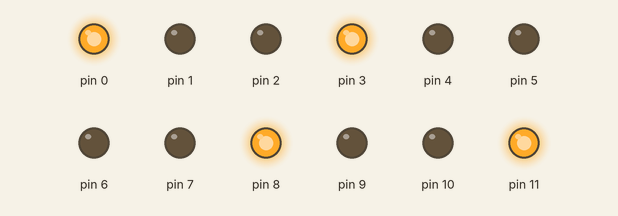
Bench run of a sketch on a simulated Arduino Uno, built with avr-gcc and run on an emulated ATmega328P. Shown: output pins drawn as LEDs (lit = HIGH).

Above: at 5.0 s.
At 11.2 s:
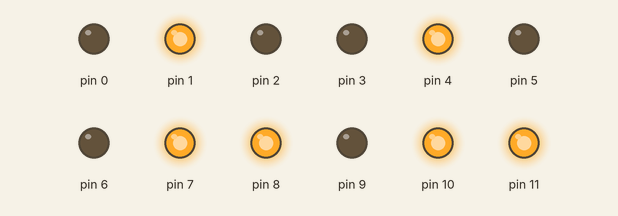
At 17.5 s:
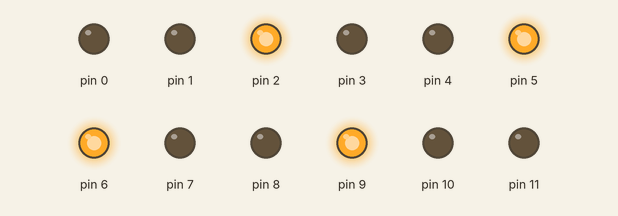
At 23.7 s:
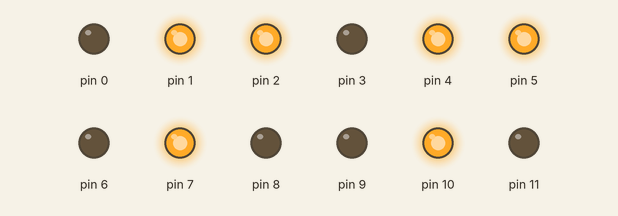
Timing chart, 0 to 32.5 s (numbered marks = the images above):
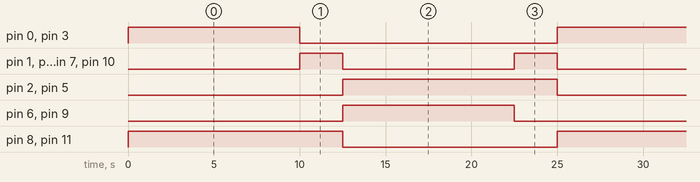

The sketch:

traffic_lights_arduino.ino
```cpp
void setup() {
  // put your setup code here, to run once:
  pinMode(0, OUTPUT);
  pinMode(1, OUTPUT);
  pinMode(2, OUTPUT);

  pinMode(3, OUTPUT);
  pinMode(4, OUTPUT);
  pinMode(5, OUTPUT);

  pinMode(6, OUTPUT);
  pinMode(7, OUTPUT);
  pinMode(8, OUTPUT);

  pinMode(9, OUTPUT);
  pinMode(10, OUTPUT);
  pinMode(11, OUTPUT);
}

void loop() {
  // put your main code here, to run repeatedly:
  digitalWrite(0, HIGH);
  digitalWrite(1, LOW);
  digitalWrite(2, LOW);

  digitalWrite(3, HIGH);
  digitalWrite(4, LOW);
  digitalWrite(5, LOW);

  digitalWrite(6, LOW);
  digitalWrite(7, LOW);
  digitalWrite(8, HIGH);

  digitalWrite(9, LOW);
  digitalWrite(10, LOW);
  digitalWrite(11, HIGH);

  delay(10000);

  digitalWrite(0, LOW);
  digitalWrite(1, HIGH);
  digitalWrite(2, LOW);

  digitalWrite(3, LOW);
  digitalWrite(4, HIGH);
  digitalWrite(5, LOW);

  digitalWrite(6, LOW);
  digitalWrite(7, HIGH);
  digitalWrite(8, HIGH);

  digitalWrite(9, LOW);
  digitalWrite(10, HIGH);
  digitalWrite(11, HIGH);


  delay(2500);

  digitalWrite(0, LOW);
  digitalWrite(1, LOW);
  digitalWrite(2, HIGH);

  digitalWrite(3, LOW);
  digitalWrite(4, LOW);
  digitalWrite(5, HIGH);

  digitalWrite(6, HIGH);
  digitalWrite(7, LOW);
  digitalWrite(8, LOW);

  digitalWrite(9, HIGH);
  digitalWrite(10, LOW);
  digitalWrite(11, LOW);

  delay(10000);

  digitalWrite(0, LOW);
  digitalWrite(1, HIGH);
  digitalWrite(2, HIGH);

  digitalWrite(3, LOW);
  digitalWrite(4, HIGH);
  digitalWrite(5, HIGH);

  digitalWrite(6, LOW);
  digitalWrite(7, HIGH);
  digitalWrite(8, LOW);

  digitalWrite(9, LOW);
  digitalWrite(10, HIGH);
  digitalWrite(11, LOW);

  delay(2500);
}
```

Measured:
- by itself, pin 0, pin 3, pin 6, pin 9: alternates HIGH for 10.0 s and LOW for 15.0 s
- by itself, pin 1, pin 4, pin 7, pin 10: alternates HIGH for 2.5 s and LOW for 10.0 s
- by itself, pin 2, pin 5, pin 8, pin 11: alternates HIGH for 12.5 s and LOW for 12.5 s
